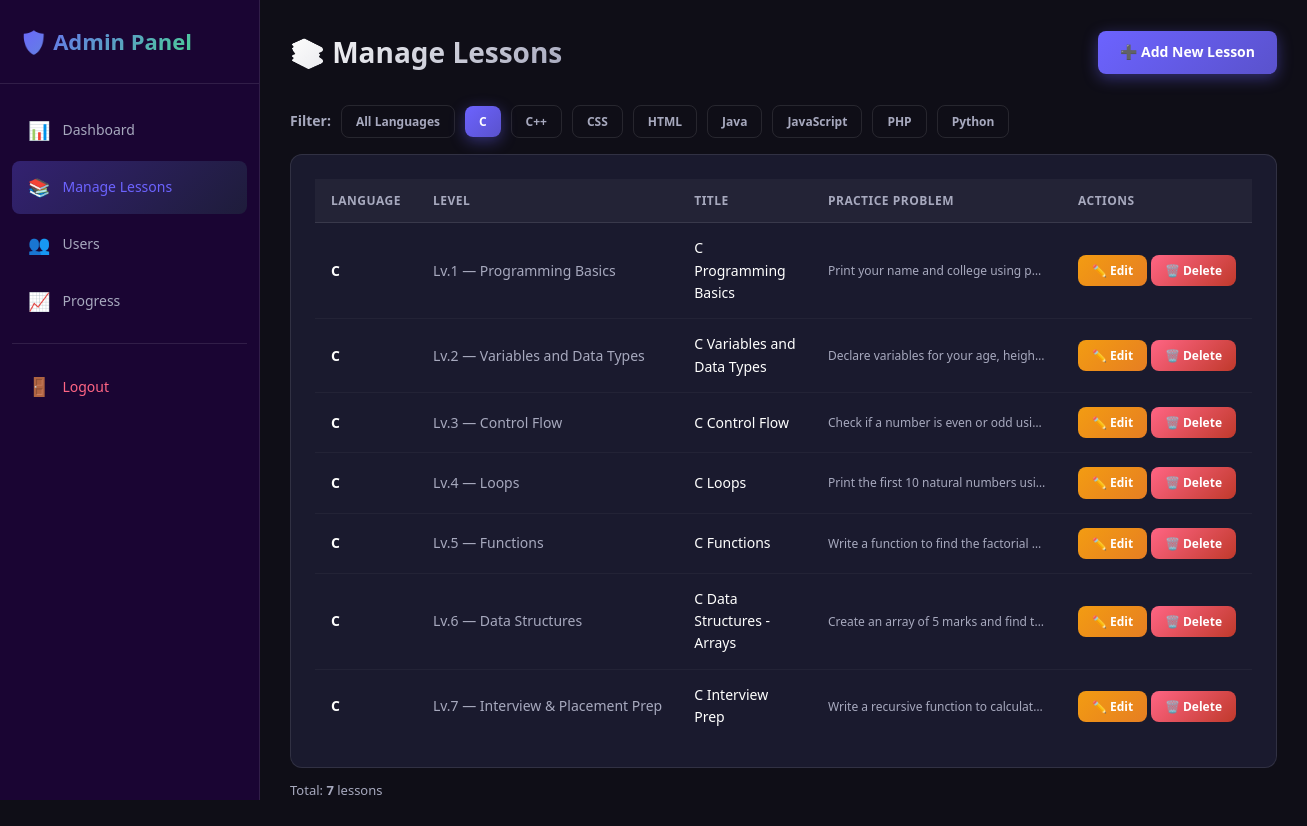
The page /manage_lessons.php?lang=1 (signed in) on the database its author committed.
### tables this page shows
CREATE TABLE IF NOT EXISTS languages (
    id INT AUTO_INCREMENT PRIMARY KEY,
    name VARCHAR(100) NOT NULL,
    slug VARCHAR(50) NOT NULL UNIQUE,
    icon VARCHAR(10) DEFAULT '💻',
    description TEXT,
    color VARCHAR(20) DEFAULT '#4A90E2'
);

CREATE TABLE IF NOT EXISTS lessons (
    id INT AUTO_INCREMENT PRIMARY KEY,
    language_id INT NOT NULL,
    level_id INT NOT NULL,
    title VARCHAR(200) NOT NULL,
    theory TEXT NOT NULL,
    syntax_example TEXT,
    code_example TEXT,
    practice_problem TEXT,
    hint TEXT,
    solution TEXT,
    created_at DATETIME DEFAULT CURRENT_TIMESTAMP,
    FOREIGN KEY (language_id) REFERENCES languages(id) ON DELETE CASCADE,
    FOREIGN KEY (level_id) REFERENCES levels(id) ON DELETE CASCADE
);

CREATE TABLE IF NOT EXISTS levels (
    id INT AUTO_INCREMENT PRIMARY KEY,
    level_number INT NOT NULL,
    title VARCHAR(150) NOT NULL,
    description TEXT,
    xp_reward INT DEFAULT 100
);

### manage_lessons.php (the view, shortened to what this page needs)
<?php
$db = getDB();
$languages = $db->query("SELECT * FROM languages ORDER BY name")->fetch_all(MYSQLI_ASSOC);
$filterLang = (int)($_GET['lang'] ?? 0);
if ($filterLang) {
    $stmt = $db->prepare("SELECT ls.*, l.name as lang_name, lv.title as level_title, lv.level_number FROM lessons ls JOIN languages l ON l.id=ls.language_id JOIN levels lv ON lv.id=ls.level_id WHERE ls.language_id=? ORDER BY lv.level_number");
    $stmt->bind_param("i", $filterLang);
    $stmt->execute();
    $lessons = $stmt->get_result()->fetch_all(MYSQLI_ASSOC);
} else {
    $lessons = $db->query("SELECT ls.*, l.name as lang_name, lv.title as level_title, lv.level_number FROM lessons ls JOIN languages l ON l.id=ls.language_id JOIN levels lv ON lv.id=ls.level_id ORDER BY l.name, lv.level_number")->fetch_all(MYSQLI_ASSOC);
}
?>
<!DOCTYPE html>
<html lang="en">
<head>
    <link rel="stylesheet" href="../css/style.css">
</head>
<body>
<div class="layout">
    <aside class="sidebar admin-nav" id="sidebar">
        <div class="sidebar-logo">
            <div class="logo-text">🛡️ Admin Panel</div>
        </div>
        <nav class="sidebar-nav"><ul>
            <li><a href="admin_dashboard.php"><span class="icon">📊</span> Dashboard</a></li>
            <li><a href="manage_lessons.php" class="active"><span class="icon">📚</span> Manage Lessons</a></li>
            <li><a href="manage_users.php"><span class="icon">👥</span> Users</a></li>
            <li><a href="view_progress.php"><span class="icon">📈</span> Progress</a></li>
            <li style="margin-top:16px;border-top:1px solid rgba(255,255,255,0.1);padding-top:16px;">
                <a href="admin_logout.php" style="color:#FF6584 !important;"><span class="icon">🚪</span> Logout</a>
            </li>
        </ul></nav>
    </aside>
    <main class="main-content">
        <div class="topbar">
            <h1 class="page-title">📚 Manage Lessons</h1>
            <a href="?action=add" class="btn btn-primary">➕ Add New Lesson</a>
        </div>
        <div style="display:flex;gap:10px;margin-bottom:16px;align-items:center;flex-wrap:wrap;">
            <span style="font-size:14px;color:var(--text-muted);font-weight:600;">Filter:</span>
            <a href="manage_lessons.php" class="btn btn-sm <?= !$filterLang ? 'btn-primary' : 'btn-outline' ?>">All Languages</a>
            <?php foreach ($languages as $l): ?>
            <a href="?lang=<?= $l['id'] ?>" class="btn btn-sm <?= $filterLang == $l['id'] ? 'btn-primary' : 'btn-outline' ?>">
                <?= htmlspecialchars($l['name']) ?>
            </a>
            <?php endforeach; ?>
        </div>
        <div class="card">
            <table class="data-table">
                <thead>
                    <tr>
                        <th>Language</th>
                        <th>Level</th>
                        <th>Title</th>
                        <th>Practice Problem</th>
                        <th>Actions</th>
                    </tr>
                </thead>
                <tbody>
                    <?php foreach ($lessons as $les): ?>
                    <tr>
                        <td><strong><?= htmlspecialchars($les['lang_name']) ?></strong></td>
                        <td style="color:var(--text-muted);white-space:nowrap;">
                            Lv.<?= $les['level_number'] ?> — <?= htmlspecialchars($les['level_title']) ?>
                        </td>
                        <td><?= htmlspecialchars($les['title']) ?></td>
                        <td style="font-size:12px;color:var(--text-muted);max-width:250px;overflow:hidden;text-overflow:ellipsis;white-space:nowrap;">
                            <?= htmlspecialchars(substr($les['practice_problem'] ?? 'No problem set', 0, 80)) ?>
                        </td>
                        <td style="white-space:nowrap;">
                            <a href="?edit=<?= $les['id'] ?>" class="btn btn-sm btn-warning">✏️ Edit</a>
                            <a href="?delete=<?= $les['id'] ?>" class="btn btn-sm btn-danger"
                               onclick="return confirm('Delete lesson: <?= htmlspecialchars(addslashes($les['title'])) ?>?')">
                                🗑️ Delete
                            </a>
                        </td>
                    </tr>
                    <?php endforeach; ?>
                </tbody>
            </table>
        </div>
        <div style="margin-top:12px;font-size:13px;color:var(--text-muted);">
            Total: <strong><?= count($lessons) ?></strong> lessons
        </div>
    </main>
</div>
</body>
</html>

### style.css (style rules this page uses)
:root { --primary: #6C63FF; --primary-dark: #5A52CC; --secondary: #FF6584; --accent: #43E97B; --gold: #FFD700; --silver: #C0C0C0; --bg-dark: #0F0E17; --bg-card: #1A1A2E; --bg-sidebar: #16213E; --text-main: #FFFFFE; --text-muted: #A7A9BE; --text-dark: #2C2C54; --border: rgba(255,255,255,0.1); --shadow: 0 8px 32px rgba(0,0,0,0.3); --radius: 12px; --radius-sm: 8px; --transition: all 0.3s cubic-bezier(0.4, 0, 0.2, 1); }
*, *::before, *::after { box-sizing: border-box; margin: 0; padding: 0; }
body { font-family: 'Segoe UI', -apple-system, BlinkMacSystemFont, sans-serif; background: var(--bg-dark); color: var(--text-main); line-height: 1.6; min-height: 100vh; }
a { color: var(--primary); text-decoration: none; transition: var(--transition); }
.layout { display: flex; min-height: 100vh; }
.sidebar { width: 260px; background: var(--bg-sidebar); position: fixed; top: 0; left: 0; height: 100vh; overflow-y: auto; z-index: 100; border-right: 1px solid var(--border); transition: var(--transition); display: flex; flex-direction: column; }
.sidebar-logo { padding: 24px 20px; border-bottom: 1px solid var(--border); }
.sidebar-logo .logo-text { font-size: 22px; font-weight: 800; background: linear-gradient(135deg, var(--primary), var(--accent)); -webkit-background-clip: text; -webkit-text-fill-color: transparent; }
.sidebar-nav { padding: 20px 12px; flex: 1; }
.sidebar-nav ul { list-style: none; }
.sidebar-nav ul li a { display: flex; align-items: center; gap: 12px; padding: 12px 16px; border-radius: var(--radius-sm); color: var(--text-muted); font-size: 14px; font-weight: 500; margin-bottom: 4px; transition: var(--transition); }
.sidebar-nav ul li a:hover, .sidebar-nav ul li a.active { background: rgba(108, 99, 255, 0.2); color: var(--text-main); }
.sidebar-nav ul li a.active { background: linear-gradient(135deg, rgba(108,99,255,0.3), rgba(67,233,123,0.1)); color: var(--primary); }
.sidebar-nav ul li a .icon { font-size: 18px; }
.main-content { margin-left: 260px; flex: 1; padding: 30px; min-height: 100vh; }
.topbar { display: flex; align-items: center; justify-content: space-between; margin-bottom: 30px; }
.page-title { font-size: 28px; font-weight: 800; background: linear-gradient(135deg, var(--text-main), var(--text-muted)); -webkit-background-clip: text; -webkit-text-fill-color: transparent; }
.card { background: var(--bg-card); border: 1px solid var(--border); border-radius: var(--radius); padding: 24px; transition: var(--transition); }
.btn { display: inline-flex; align-items: center; gap: 8px; padding: 10px 22px; border-radius: var(--radius-sm); font-size: 14px; font-weight: 600; cursor: pointer; border: none; transition: var(--transition); text-decoration: none; }
.btn-primary { background: linear-gradient(135deg, var(--primary), var(--primary-dark)); color: white; box-shadow: 0 4px 15px rgba(108,99,255,0.4); }
.btn-warning { background: linear-gradient(135deg, #f39c12, #e67e22); color: white; }
.btn-danger { background: linear-gradient(135deg, var(--secondary), #c0392b); color: white; }
.btn-outline { background: transparent; border: 1px solid var(--border); color: var(--text-muted); }
.btn-sm { padding: 6px 14px; font-size: 12px; }
.data-table { width: 100%; border-collapse: collapse; font-size: 14px; }
.data-table th { text-align: left; padding: 12px 16px; background: rgba(255,255,255,0.04); color: var(--text-muted); font-weight: 600; font-size: 12px; text-transform: uppercase; letter-spacing: 0.5px; border-bottom: 1px solid var(--border); }
.data-table td { padding: 14px 16px; border-bottom: 1px solid rgba(255,255,255,0.04); vertical-align: middle; }
.data-table tr:last-child td { border-bottom: none; }
.admin-nav { background: #1a0533; }

### rows shown on the page
languages: name "C"
languages: name "C++"
languages: name "CSS"
languages: name "HTML"
languages: name "Java"
languages: name "JavaScript"
languages: name "PHP"
languages: name "Python"
lessons: language.name "C", level.level_number "1", level.title "Programming Basics", title "C Programming Basics", practice_problem "Print your name and college using p…"
lessons: language.name "C", level.level_number "2", level.title "Variables and Data Types", title "C Variables and Data Types", practice_problem "Declare variables for your age, heigh…"
lessons: language.name "C", level.level_number "3", level.title "Control Flow", title "C Control Flow", practice_problem "Check if a number is even or odd usi…"
lessons: language.name "C", level.level_number "4", level.title "Loops", title "C Loops", practice_problem "Print the first 10 natural numbers usi…"
lessons: language.name "C", level.level_number "5", level.title "Functions", title "C Functions", practice_problem "Write a function to find the factorial…"
lessons: language.name "C", level.level_number "6", level.title "Data Structures", title "C Data Structures - Arrays", practice_problem "Create an array of 5 marks and find t…"
lessons: language.name "C", level.level_number "7", level.title "Interview & Placement Prep", title "C Interview Prep", practice_problem "Write a recursive function to calculat…"

### other values the page prints
count($lessons) "7"
